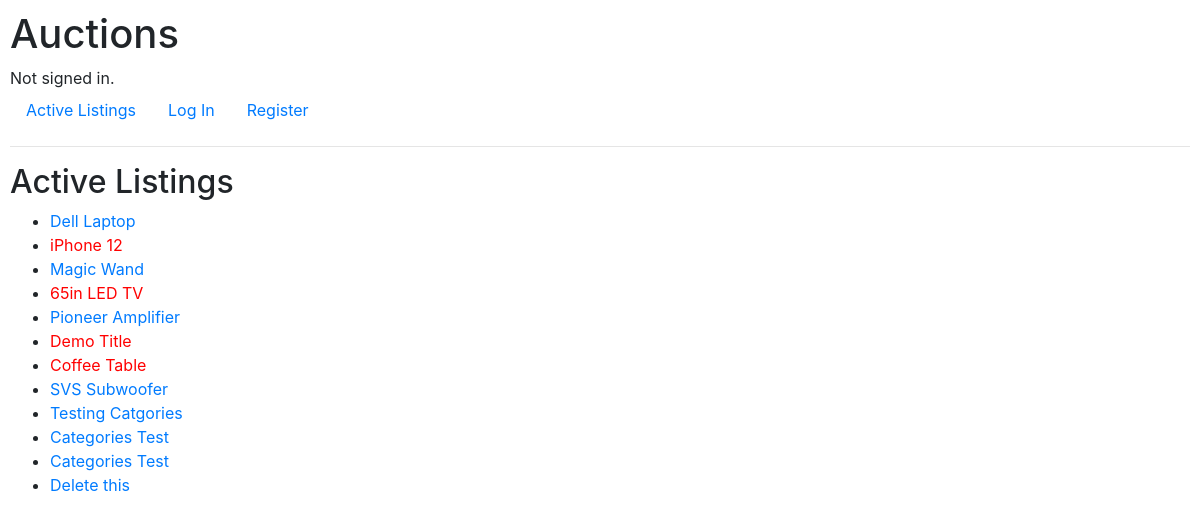
The page / on the database its author committed.
### auctions/models.py (models this page shows, shortened)
class Listing(models.Model):
    title = models.CharField(max_length= 30)
    description = models.CharField(max_length= 200)
    creator = models.ForeignKey(User, on_delete=models.CASCADE, related_name="user", null=True)
    bid = models.ManyToManyField("Bid", related_name="current_bid", null=True)
    bidders = models.ManyToManyField(User, blank=True, related_name="buyers")
    pub_date = models.DateField(default=date.today)
    mod_date = models.DateField(default=date.today)
    comments = models.ManyToManyField("Comment", related_name="listing_comments", null=True, blank=True)
    category = models.ManyToManyField("Category", related_name="listing_category", null=True)
    active = models.BooleanField(default=True)
    winner = models.ForeignKey(User, on_delete=models.CASCADE, related_name="sold", null=True)

### auctions/views.py (the view)
# urls.py: path("", views.index, name="index"),
def index(request):
    listings = Listing.objects.all()
    return render(request, "auctions/index.html", {"listings": listings})

### auctions/templates/auctions/index.html
{% extends "auctions/layout.html" %}
{% block body %}
    <h2>Active Listings</h2>
    <ul>
        {% for listing in listings %}
            {% if listing.active == True %}
                <li><a href="listings/{{listing.id}}">{{listing.title}}</a></li>
            {% else %}
                <li><a href="listings/{{listing.id}}" style="color:red;">{{listing.title}}</a></li>
            {% endif %}
        {% endfor %}
    </ul>
{% endblock %}

### auctions/static/auctions/styles.css (style rules this page uses)
body { padding: 10px; }

### rows shown on the page
Listing: title "Dell Laptop"
Listing: title "iPhone 12"
Listing: title "Magic Wand"
Listing: title "65in LED TV"
Listing: title "Pioneer Amplifier"
Listing: title "Demo Title"
Listing: title "Coffee Table"
Listing: title "SVS Subwoofer"
Listing: title "Testing Catgories"
Listing: title "Categories Test"
Listing: title "Categories Test"
Listing: title "Delete this"
